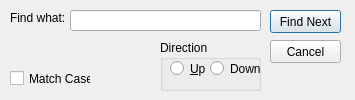
<?xml version="1.0" encoding="UTF-8"?>
<ui version="4.0">
 <class>FindDialog</class>
 <widget class="QDialog" name="FindDialog">
  <property name="geometry">
   <rect>
    <x>0</x>
    <y>0</y>
    <width>355</width>
    <height>100</height>
   </rect>
  </property>
  <property name="minimumSize">
   <size>
    <width>355</width>
    <height>100</height>
   </size>
  </property>
  <property name="maximumSize">
   <size>
    <width>355</width>
    <height>100</height>
   </size>
  </property>
  <property name="windowTitle">
   <string>Dialog</string>
  </property>
  <widget class="QLabel" name="label">
   <property name="geometry">
    <rect>
     <x>10</x>
     <y>10</y>
     <width>61</width>
     <height>16</height>
    </rect>
   </property>
   <property name="text">
    <string>Find what:</string>
   </property>
  </widget>
  <widget class="QLineEdit" name="lineEdit">
   <property name="geometry">
    <rect>
     <x>70</x>
     <y>10</y>
     <width>191</width>
     <height>21</height>
    </rect>
   </property>
  </widget>
  <widget class="QPushButton" name="findNextButton">
   <property name="geometry">
    <rect>
     <x>270</x>
     <y>10</y>
     <width>71</width>
     <height>23</height>
    </rect>
   </property>
   <property name="text">
    <string>Find Next</string>
   </property>
  </widget>
  <widget class="QPushButton" name="pushButton_2">
   <property name="geometry">
    <rect>
     <x>270</x>
     <y>40</y>
     <width>71</width>
     <height>23</height>
    </rect>
   </property>
   <property name="text">
    <string>Cancel</string>
   </property>
  </widget>
  <widget class="QCheckBox" name="checkBox">
   <property name="geometry">
    <rect>
     <x>10</x>
     <y>70</y>
     <width>81</width>
     <height>17</height>
    </rect>
   </property>
   <property name="text">
    <string>Match Case</string>
   </property>
  </widget>
  <widget class="QGroupBox" name="groupBox">
   <property name="geometry">
    <rect>
     <x>160</x>
     <y>40</y>
     <width>101</width>
     <height>51</height>
    </rect>
   </property>
   <property name="title">
    <string>Direction</string>
   </property>
   <widget class="QRadioButton" name="upRadioButton">
    <property name="geometry">
     <rect>
      <x>10</x>
      <y>20</y>
      <width>82</width>
      <height>17</height>
     </rect>
    </property>
    <property name="text">
     <string>&amp;Up</string>
    </property>
   </widget>
   <widget class="QRadioButton" name="downRadioButton">
    <property name="geometry">
     <rect>
      <x>50</x>
      <y>20</y>
      <width>82</width>
      <height>17</height>
     </rect>
    </property>
    <property name="text">
     <string>Down</string>
    </property>
   </widget>
  </widget>
 </widget>
 <resources/>
 <connections/>
</ui>
